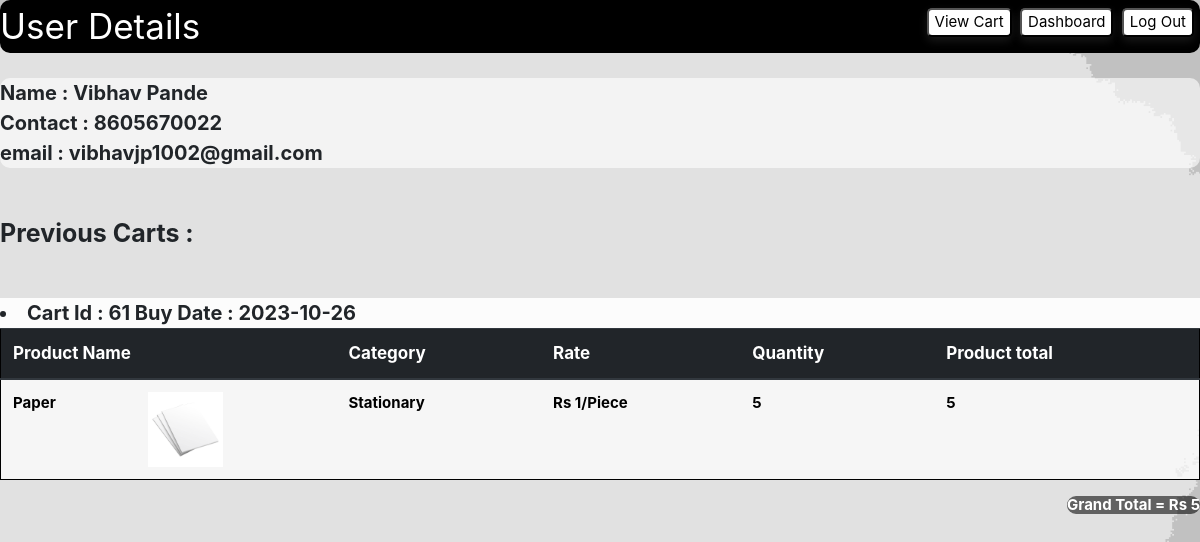
The page /user/profile (signed in) on the database its author committed.
### app.py (models this page shows)
class User(db.Model , UserMixin):
    __tablename__ = 'user'
    id = db.Column(db.Integer , primary_key = True)
    email = db.Column(db.String , nullable = False , unique = True)
    password = db.Column(db.String , nullable = False)
    active = db.Column(db.Integer)
    fname = db.Column(db.String)
    lname = db.Column(db.String)
    contact = db.Column(db.Integer)
    role_id = db.Column(db.Integer , db.ForeignKey("role.id") , nullable = False)

class Cart(db.Model):
    __tablename__ = 'Cart'
    Cart_id = db.Column(db.Integer , primary_key = True)
    user_id = db.Column(db.String , db.ForeignKey("user.id") , nullable = False)
    Total = db.Column(db.Integer , nullable = False)
    Status = db.Column(db.Integer , nullable = False)
    Buy_date = db.Column(db.String)

class Inventory(db.Model):
    __tablename__ = 'Inventory'
    Prod_id = db.Column(db.Integer , primary_key = True)
    Prod_name = db.Column(db.String , nullable = False)
    Prod_price_rs = db.Column(db.Integer , nullable = False)
    Price_per = db.Column(db.String , nullable = False)
    Cat_id = db.Column(db.Integer , db.ForeignKey("Category.Cat_id") , nullable = False)
    Quantity = db.Column(db.Integer)
    is_Deleted = db.Column(db.Integer , nullable = False)
    Expiry_date = db.Column(db.String)
    is_Expired = db.Column(db.Integer)
    product_image = db.Column(db.String)

class Category(db.Model):
    __tablename__ = 'Category'
    Cat_id = db.Column(db.Integer , primary_key = True)
    Cat_name = db.Column(db.String , nullable = False , unique = True)
    is_Deleted = db.Column(db.Integer , nullable = False)
    image_link = db.Column(db.String)

### app.py (the view)
@app.route("/user/profile" , methods = ["GET" , "POST"])
def profile():
    user_carts = {}
    dates = {}
    all_carts = Cart.query.filter_by(user_id = current_user.id).all()
    for cart in all_carts:
        cart_details = Cart_details.query.filter_by(Cart_id = cart.Cart_id).all()
        prod_list = []
        prod_list.append(cart.Total)
        for product in cart_details:
            prod_dic = {}
            all_prod = db.session.query(Inventory.Prod_id , Inventory.Prod_name , Category.Cat_name , Inventory.Prod_price_rs , Inventory.Price_per , Inventory.product_image).outerjoin(Inventory , Category.Cat_id == Inventory.Cat_id ).filter(Inventory.Prod_id == product.Prod_id).first()
            prod_dic['prod_id'] = all_prod[0]
            prod_dic['prod_name'] = all_prod[1]
            prod_dic['category'] = all_prod[2]
            prod_dic['prod_price'] = all_prod[3]
            prod_dic['unit'] = all_prod[4]
            prod_dic['quantity'] = product.Quantity
            prod_dic['prod_total'] = product.Prod_total
            prod_dic['image'] = all_prod[5]
            prod_list.append(prod_dic)
        user_carts[cart.Cart_id] = prod_list
        if cart.Cart_id not in dates.keys():
            dates[cart.Cart_id] = cart.Buy_date
    return render_template("profile.html" , user_carts = user_carts , dates = dates)

### app.py (called while the page is built)
@login_manager.user_loader
def user_loader(user_id):
    return User.query.get(int(user_id))

### templates/profile.html (shortened to what this page needs)
<!DOCTYPE html>
<html lang="en">
<head>
    <link rel="stylesheet" href="/static//profile.css">
    <link rel="stylesheet" href="https://cdn.jsdelivr.net/npm/bootstrap@4.1.3/dist/css/bootstrap.min.css">
</head>
<body>
    <nav>
        <ul>
            <li class="user-area">User Details</li>
            <li class="cart"><button onclick= "location.href='/user/viewcart';" class="nav-btn">View Cart</button></li>
            <li class="dashboard">
                <button onclick = " location.href = '/user/dashboard';" class="nav-btn">Dashboard</button>
            </li>
            <li class="log-out">
                <form action = "/log_out" method = "POST">
                    <button type="submit" onclick="return confirm('Sure to Logout ? ');" class="nav-btn">Log Out</button>
                </form>
            </li>
        </ul>
    </nav>
    <div class="details">
        Name       : {{ current_user.fname }} {{ current_user.lname }}<br>
        Contact    : {{ current_user.contact }}<br>
        email      : {{ current_user.email }}
    </div>
    <div class="previos-carts">
    <h2>Previous Carts : </h2>
        {% for cart_id , contents in user_carts.items()|reverse%}
        <div class="id-date">
            <li>
            Cart Id : {{ cart_id }}
            Buy Date : {{ dates[cart_id] }}
            </li>
        </div>
            <table class="table">
            <thead class="thead-dark">
            <tr>
                <th scope="col" colspan="2">Product Name</th>
                <th scope="col">Category</th>
                <th scope="col">Rate</th>
                <th scope="col">Quantity</th>
                <th scope="col">Product total</th>
            </tr>
            </thead>
            <tbody>
            {% for cart in contents[1:] %}
                <tr>
                    <td>{{ cart['prod_name'] }}</td>
                    <td>
                        <img src="{{ cart['image']  }}" alt="prod-image" style="height: 75px;">
                    </td>
                    <td>{{ cart['category'] }}</td>
                    <td>Rs {{ cart['prod_price'] }}/{{ cart['unit'] }}</td>
                    <td>{{ cart['quantity'] }}</td>
                    <td>{{ cart['prod_total'] }}</td>
                </tr>
            {% endfor %}
            </tbody>
            </table>
            <h5>Grand Total = Rs {{ contents[0] }}</h5>
        {% endfor %}
    </div>
</body>
</html>

### static/profile.css (style rules this page uses)
ul { list-style-type: none; margin: 0; padding: 0; }
nav { margin: auto; background-color: #000000; color: rgb(255, 255, 255); border-radius: 10px; }
nav ul { display: flex; }
li.user-area { font-size: 35px; margin-right: auto; }
li.log-out { margin-top: 0.7%; margin-left: 0.7%; margin-right: 0.5%; order: 5; }
li.cart { margin-top: 0.7%; order: 3; }
li.dashboard { margin-top: 0.7%; margin-left: 0.7%; order: 4; }
.nav-btn { font-size: 15px; background-color: #ffffff; border-radius: 5px; color: rgb(0, 0, 0); cursor: pointer; -webkit-transition: all 0.3s ease; transition: all 0.3s ease; box-shadow: 0 4px 10px rgba(83, 83, 83, 0.3); }
body { background-image: url("profile_image.jpg"); background-size:100% 100%; background-repeat:no-repeat; background-attachment:fixed; background-position: center center; }
.details { margin-top: 25px; display: flex; flex-direction: row; font-size: 20px; line-height: 30px; background-color: #ffffff9b; border-radius: 10px; font-weight: bold; }
.previos-carts h2 { margin-top: 50px; font-size: 25px; font-weight: bold; }
.id-date { background-color: #ffffffe6; margin-top: 50px; font-size: 20px; font-weight: bold; }
.table.table thead { font-size: 17px; }
.table.table tbody { background-color: #ffffffb2; color: rgb(0, 0, 0); font-size: 15px; font-weight: bold; }
.previos-carts h5 { margin-top: 0; margin-left: auto; width: fit-content; font-size: 15px; font-weight: bold; background-color: #00000091; color: white; border-radius: 10px; }
.table.table { border-collapse: collapse; width: 100%; border: 1px solid black; border-radius: 10px; }

### rows shown on the page
User: fname "Vibhav", lname "Pande", contact "8605670022", email "vibhavjp1002@gmail.com"
Cart: Buy_date "2023-10-26"
Inventory: prod_name "Paper", image (picture), category "Stationary", prod_price "1", unit "Piece", quantity "5", prod_total "5"

### other values the page prints
{{ cart_id }} "61"
{{ contents[0] }} "5"
